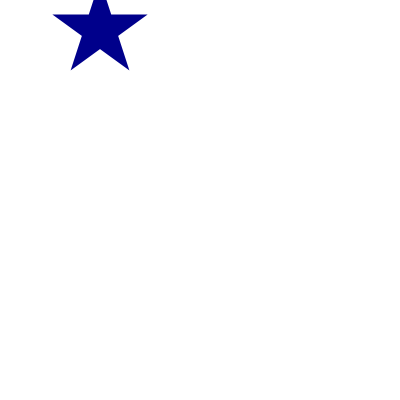
Frame 1 (no input)
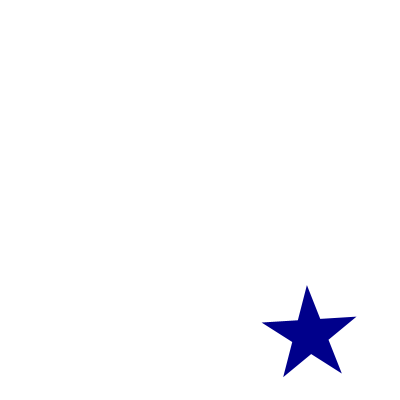
Frame 60 (the mouse pressed at the canvas centre just before this capture)
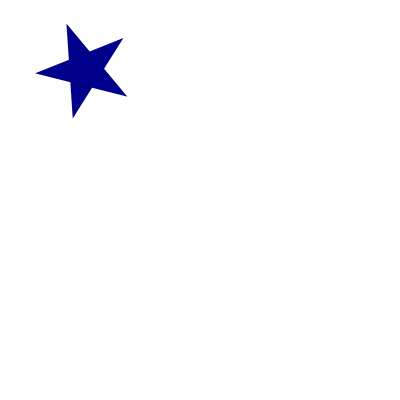
Frame 120 (the mouse held since frame 60 and released just before this capture)

The Processing sketch that drew these frames (run headless with seeded random() and noise(); from frame 60 on, the mouse is pressed at the canvas centre):

// Processing sketch: star_move2
// ── star_move2.pde
int width = 400;
int height = 400;

//最初に一度だけ実行
void setup() {
    size(400, 400);
    smooth();
    noStroke();
    fill(#00008B);
    ellipseMode(CORNER);
    frameRate(30);
}

void star(){
    beginShape();
    for(int i = 0; i < 5; i++){
        float theta = 2 * TWO_PI / 5 * i - HALF_PI;
        vertex(.5 * cos(theta), .5 * sin(theta));
        }
    endShape(); 
}

int d = 20, x0 = 100, y0= 30, x, y, vx = 5, vy = 5, i, r = 50, delta = 0;
//プログラムが終了するまで継続的に呼び出され処理される
void draw() {
    background(255);
    translate(x0, y0);
    scale(100, 100);
    rotate(delta);
    star();
    x0 += vx; y0 += vy;
    delta += 1;
    if(delta == 360) delta = 0;
    if(x0 > width - r){
        x0 = width - r;
        vx = -vx;
    }
    if(x0 < r){
        x0 = r;
        vx = -vx;
    }
    if(y0 > height - r){
        y0 = height - r;
        vy = -vy;
    }
    if(y0 < r) {
        y0 = r;
        vy = -vy;
    }
}
